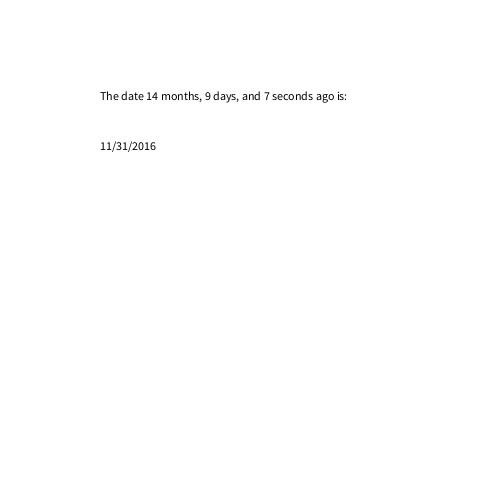
Frame 1 (no input)
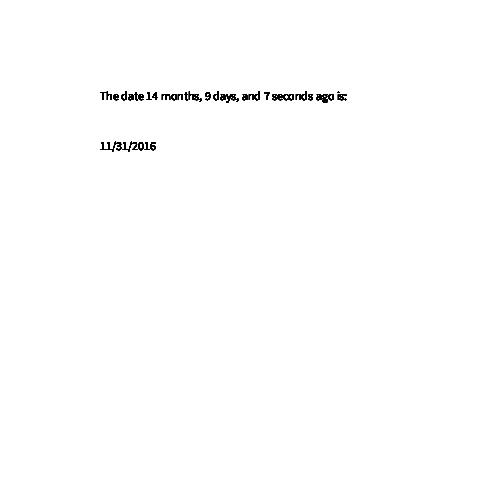
Frame 60 (the mouse pressed at the canvas centre just before this capture)
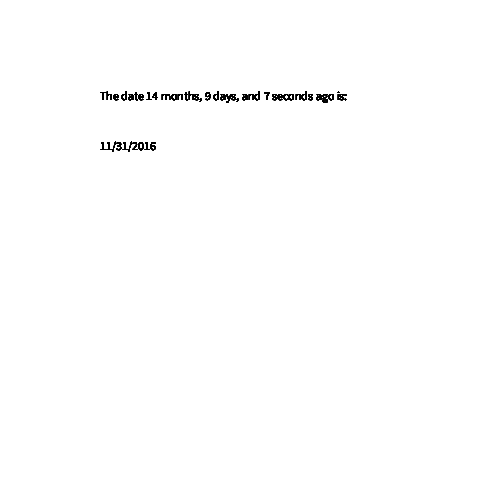
Frame 120 (the mouse held since frame 60 and released just before this capture)

The Processing sketch that drew these frames (run headless with seeded random() and noise(); from frame 60 on, the mouse is pressed at the canvas centre):

// Processing sketch: week5_10PrintPattern
// ── week5_10PrintPattern.pde
//Patern replicated is sourced from the chapter "Rem One-Liners," and it is based on
//Peteris Krumin's one-liners. 

//Ok so I based mine off of the assumption that all months are 31 days! I couldn't
//think of a way to make it differ by month, especially since February changes. Also,
//I kind of ignored the seven second thing. 

int month;
int date;
int year;
String dateSentence;

void setup() {
  size(500, 500);
  background(255);
  month = 2;
  date = 9;
  year = 2018;
}

void draw() {
  fill(0);
  text ("The date 14 months, 9 days, and 7 seconds ago is:", 100, 100);

  int newDate = calcDate(date);
  if (newDate<=0) {
    newDate = 31+newDate;
  }

  int newMonth = calcMonth(month);
  if (newMonth<0) {
    newMonth = 12+newMonth;
  }
  if (newDate<=31 && newDate>=23) {
    newMonth = newMonth-1;
  }
  if (newMonth<0) {
    newMonth = 12+newMonth;
  }

  int newYear = calcYear(year);
  if (newMonth>=11) {
    newYear = newYear-1;
  }

  dateSentence = newMonth + "/" + newDate + "/" + newYear;
  text(dateSentence, 100, 150);
}

int calcDate (int date) {
  int newDate = date - 9;
  return newDate;
}

int calcMonth (int month) {
  int newMonth = month - 14;
  return newMonth;
}

int calcYear (int year) {
  int newYear = year - 1;
  return newYear;
}
